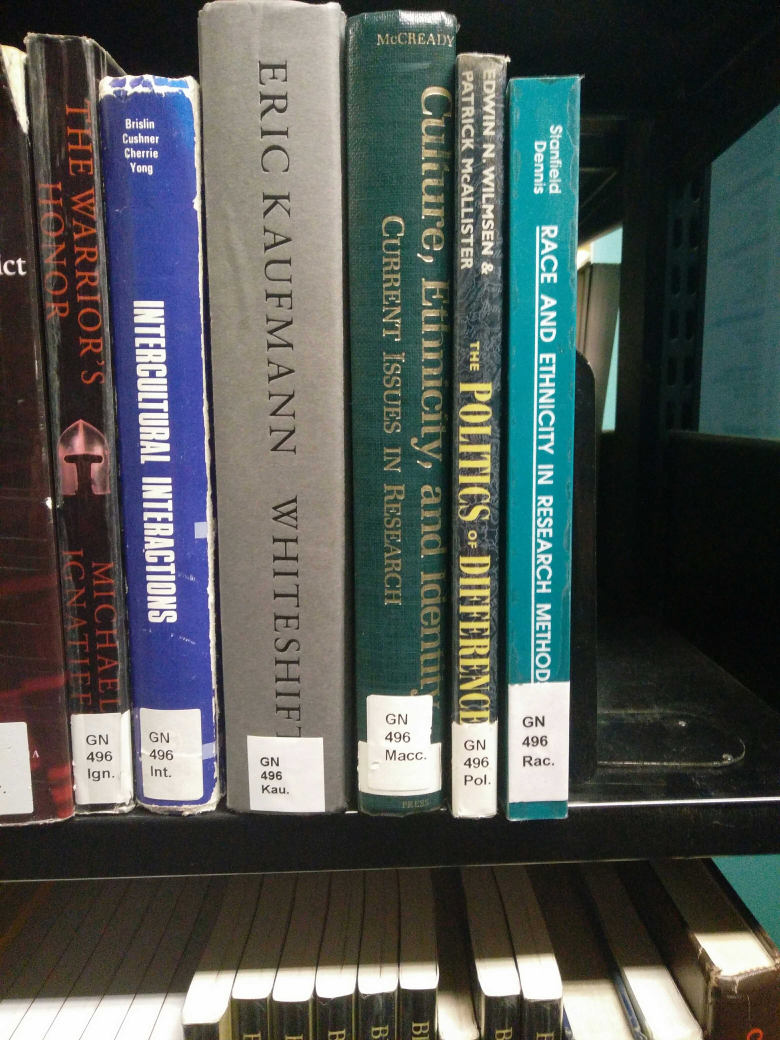
#> input picture notebooks/pictures/books1.jpg, 3120 x 4160 px (shown at 1/4 size)
$ jupyter execute contours.ipynb
#> lines starting #> are read from the running program, lines starting #| are printed output that depends on the picture; after the words box and inside, x2 and y2 are one past the last pixel; in counts of white or black regions, pixels touching at a corner belong together
[cell 1]
import numpy as np
import cv2 as cv
import matplotlib.pyplot as plt
import imutils

[cell 2]
img = cv.imread('pictures/books1.jpg')
#> img is the input picture: shape (4160, 3120, 3); mean B, G, R 83.9, 86.4, 80.7
img_bin = cv.imread('pictures/book_1_bin.jpg', 0)
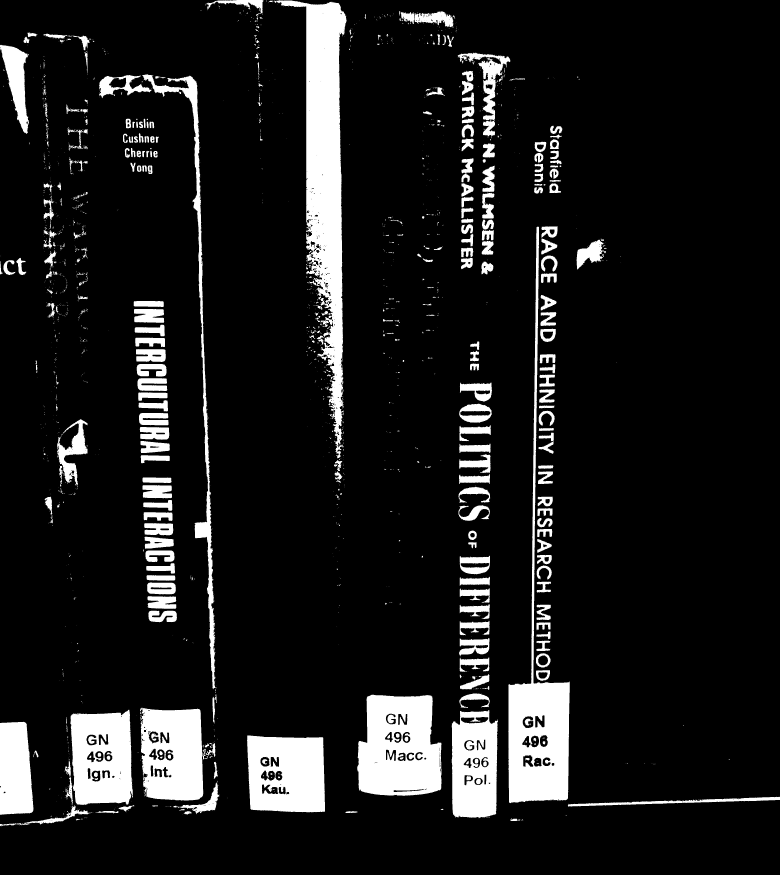
#> input picture notebooks/pictures/book_1_bin.jpg, 3120 x 3500 px (shown at 1/4 size)
#> img_bin is the input picture: shape (3500, 3120); min 0, max 255, mean 28.2

[cell 3]
fig = plt.figure(figsize=(16,12))
plt.imshow(img_bin, cmap='gray')
plt.show()

[cell 4]
contours, hierarchy = cv.findContours(img_bin, cv.RETR_TREE, cv.CHAIN_APPROX_SIMPLE)
#> contours = 30295 contours, 28742 with area under 20; largest, box (x1, y1, x2, y2) and area: (1072, 0, 1392, 1944) 202721, (2032, 904, 2280, 3216) 173484, (1424, 2776, 1768, 3184) 116960, (0, 2832, 544, 3311) 101317, (984, 2936, 1304, 3256) 89865

[cell 5]
# result = cv.drawContours(img, contours, -1, (0, 255, 0), 3)

[cell 6]
#fig = plt.figure(figsize=(16,12))
#plt.imshow(result)
#plt.show()

[cell 7]
contour_areas = list(map(cv.contourArea, contours))
#> contour_areas = 30295 items
sorted_contours = sorted(contours, key=lambda x: cv.contourArea(x), reverse=True)
#> sorted_contours has the same summary as contours

[cell 8]
plt.figure(figsize=(18,12))
plt.hist(list(filter(lambda x: x > 50000, contour_areas)))
plt.show()
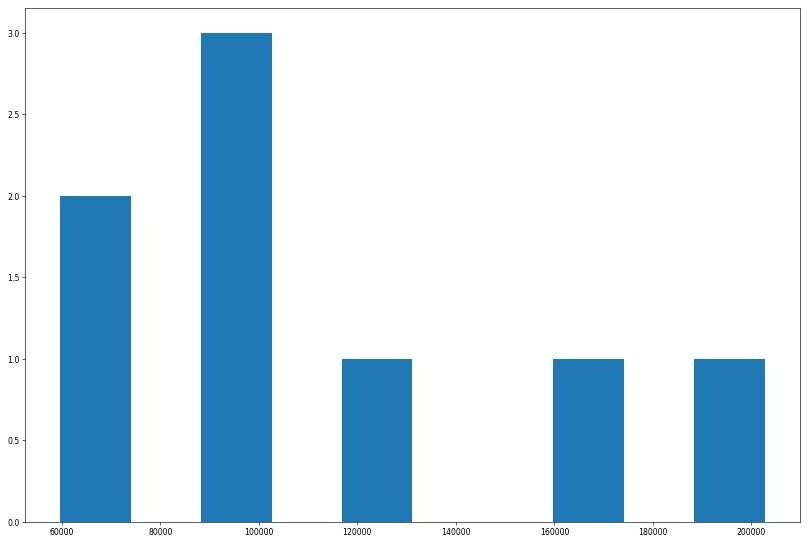
#> figure drawn by matplotlib, 1 panel; tallest bar 3 high, from x = 88303.4 to 102605.6

[cell 9]
largest_contours = sorted_contours[:6]
#> largest_contours = 6 contours; box (x1, y1, x2, y2) and area: (1072, 0, 1392, 1944) 202721, (2032, 904, 2280, 3216) 173484, (1424, 2776, 1768, 3184) 116960, (0, 2832, 544, 3311) 101317, (984, 2936, 1304, 3256) 89865, (551, 2824, 864, 3208) 88928

[cell 10]
# [5 lines of commented-out code are left out]

[cell 11]
approximated_contours = []

for contour in largest_contours:
    epsilon = 0.05 * cv.arcLength(contour, True)
    approx = cv.approxPolyDP(contour, epsilon, True)
    approximated_contours.append(approx)
#> this loop made 6 passes
#> (epsilon, approx) on passes 1 to 6: (743.3, [[1076, 0], [1353, 1943]]), (942.1, [[2231, 904], [2050, 3215]]), (144, [[1474, 2776], [1433, 3167], [1758, 3167], [1727, 2777]]), (307.8, [[518, 2832], [1, 3309]]), (113.9, [[985, 2936], [1000, 3236], [1302, 3247], [1294, 2945]]), (183.4, [[562, 2824], [576, 3190], [814, 3191], [799, 2833]])
#> after the loop, approximated_contours = 6 contours, 3 with area under 20; largest, box (x1, y1, x2, y2) and area: (1433, 2776, 1759, 3168) 112857, (985, 2936, 1303, 3248) 91840, (562, 2824, 815, 3192) 85902

[cell 12]
result_approx_contours = cv.drawContours(img, approximated_contours, -1, (0, 0, 255), 3)

plt.figure(figsize=(16,12))
plt.imshow(result_approx_contours)
plt.show()

[cell 13]
img_cropped = cv.imread('pictures/book1_bin_cropped.jpg', 0)
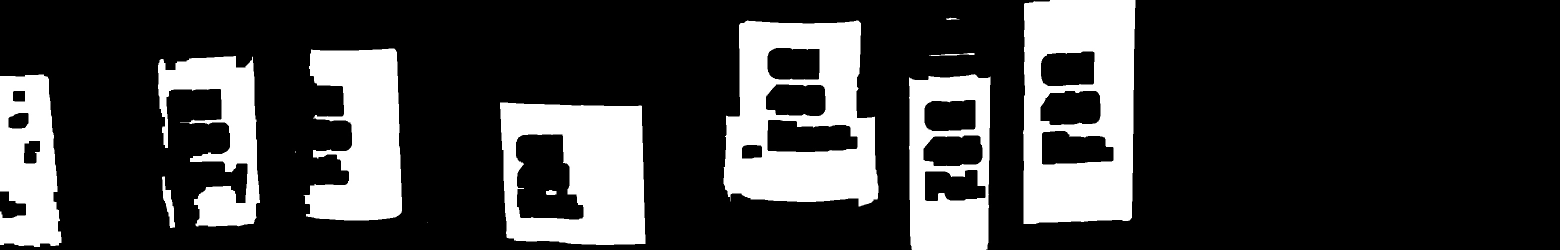
#> input picture notebooks/pictures/book1_bin_cropped.jpg, 3120 x 500 px (shown at 1/2 size)
#> img_cropped is the input picture: shape (500, 3120); min 0, max 255, mean 58.5
contours, hierarchy = cv.findContours(img_cropped, cv.RETR_TREE, cv.CHAIN_APPROX_SIMPLE)
#> contours = 1564 contours, 1485 with area under 20; largest, box (x1, y1, x2, y2) and area: (2040, 0, 2272, 448) 96728, (1440, 40, 1760, 416) 95320, (1000, 205, 1296, 496) 77320, (1816, 144, 1984, 500) 54530, (602, 96, 808, 448) 47548
contour_areas = list(map(cv.contourArea, contours))
#> contour_areas = 1564 values, max 96728 at index 1385, min 0 at index 0, mean 338.3
sorted_contours = sorted(contours, key=lambda x: cv.contourArea(x), reverse=True)
#> sorted_contours has the same summary as contours
largest_contours = sorted_contours[:6]
#> largest_contours = 6 contours; box (x1, y1, x2, y2) and area: (2040, 0, 2272, 448) 96728, (1440, 40, 1760, 416) 95320, (1000, 205, 1296, 496) 77320, (1816, 144, 1984, 500) 54530, (602, 96, 808, 448) 47548, (0, 144, 128, 496) 34988

[cell 14]
plt.figure(figsize=(18,12))
plt.hist(list(filter(lambda x: x > 50000, contour_areas)))
plt.show()
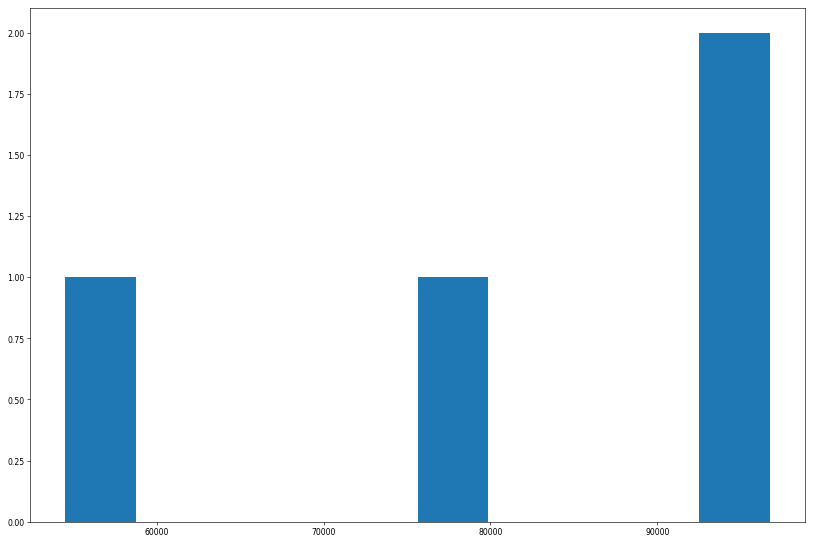
#> figure drawn by matplotlib, 1 panel; tallest bar 2 high, from x = 92508.1 to 96728

[cell 15]
approximated_contours = []

for contour in largest_contours:
    epsilon = 0.05 * cv.arcLength(contour, True)
    approx = cv.approxPolyDP(contour, epsilon, True)
    approximated_contours.append(approx)
#> this loop made 6 passes
#> (epsilon, approx) on passes 1 to 6: (94.24, [[2048, 0], [2047, 447], [2263, 447], [2270, 0]]), (130.3, [[1482, 42], [1456, 406], [1750, 407], [1727, 41]]), (76.8, [[1000, 205], [1008, 474], [1290, 487], [1282, 208]]), (74.87, [[1981, 153], [1816, 152], [1820, 499], [1983, 486]]), (138.5, [[621, 96], [608, 433], [795, 437], [797, 96]]), (96.84, [[0, 152], [0, 489], [117, 495]])
#> after the loop, approximated_contours = 6 contours; box (x1, y1, x2, y2) and area: (1456, 41, 1751, 408) 98368, (2047, 0, 2271, 448) 97893, (1000, 205, 1291, 488) 77204, (608, 96, 798, 438) 61544, (1816, 152, 1984, 500) 55778, (0, 152, 118, 496) 19714

[cell 16]
result_approx_contours = cv.drawContours(cv.cvtColor(img_cropped,cv.COLOR_GRAY2RGB), approximated_contours, -1, (255, 0, 0), 3)
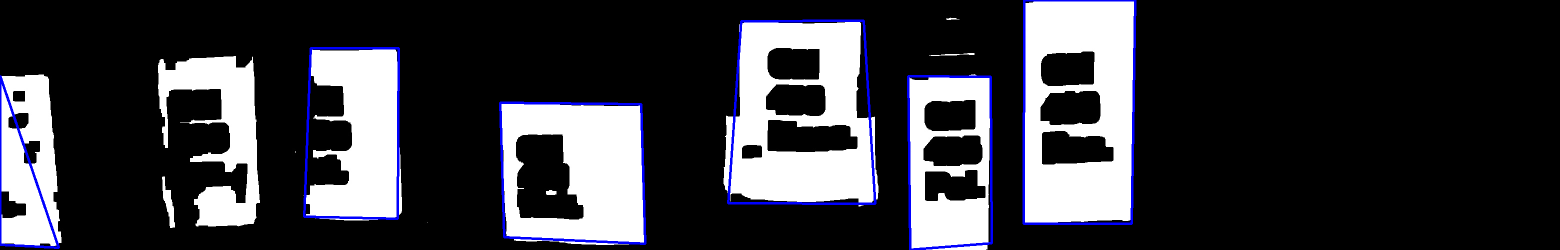
#> result_approx_contours: shape (500, 3120, 3) (shown at 1/2 size); mean B, G, R 61.4, 56.2, 56.2

plt.figure(figsize=(16,12))
plt.imshow(result_approx_contours)
plt.show()

[cell 17]
result_rectangles = cv.cvtColor(img_cropped,cv.COLOR_GRAY2RGB)

for contour in approximated_contours:
    (x,y,w,h) = cv.boundingRect(contour)
    result_rectangles = cv.rectangle(result_rectangles, (x,y), (x+w,y+h), (0,255,0), 2)
#> this loop made 6 passes
#> (contour, x, y, w, h) on passes 1 to 6: ([[2048, 0], [2047, 447], [2263, 447], [2270, 0]], 2047, 0, 224, 448), ([[1482, 42], [1456, 406], [1750, 407], [1727, 41]], 1456, 41, 295, 367), ([[1000, 205], [1008, 474], [1290, 487], [1282, 208]], 1000, 205, 291, 283), ([[1981, 153], [1816, 152], [1820, 499], [1983, 486]], 1816, 152, 168, 348), ([[621, 96], [608, 433], [795, 437], [797, 96]], 608, 96, 190, 342), ([[0, 152], [0, 489], [117, 495]], 0, 152, 118, 344)
#> pass 1, `result_rectangles = cv.rectangle(result_rectangles, (x,y), (x+w,y+h), ..`:
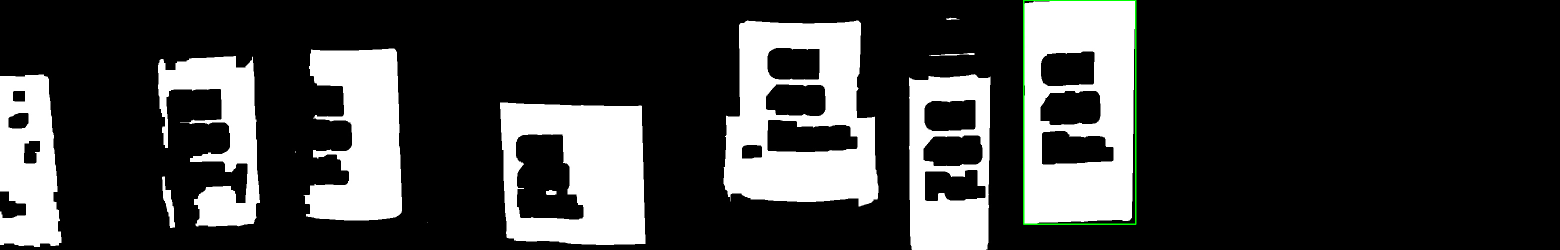
#> result_rectangles: shape (500, 3120, 3) (shown at 1/2 size); 0.24% of pixels changed, all inside (x1, y1, x2, y2) = (2046, 0, 2273, 450)
#> pass 2, `result_rectangles = cv.rectangle(result_rectangles, (x,y), (x+w,y+h), ..`:
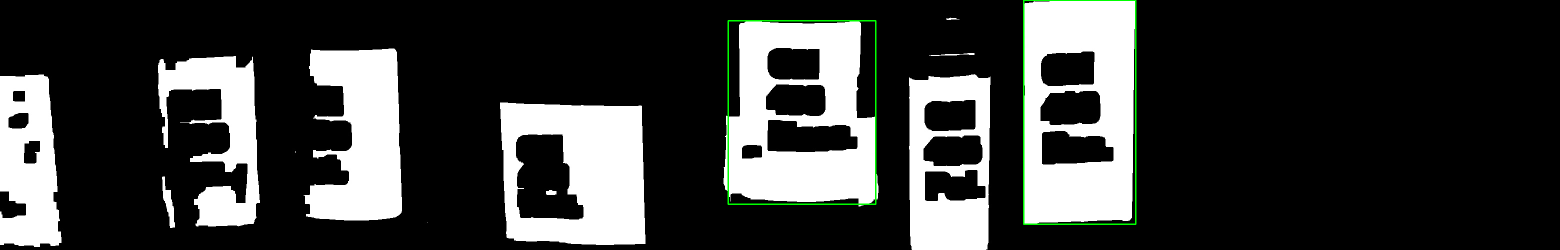
#> result_rectangles: shape (500, 3120, 3) (shown at 1/2 size); 0.25% of pixels changed, all inside (x1, y1, x2, y2) = (1455, 40, 1753, 410)
#> pass 3, `result_rectangles = cv.rectangle(result_rectangles, (x,y), (x+w,y+h), ..`:
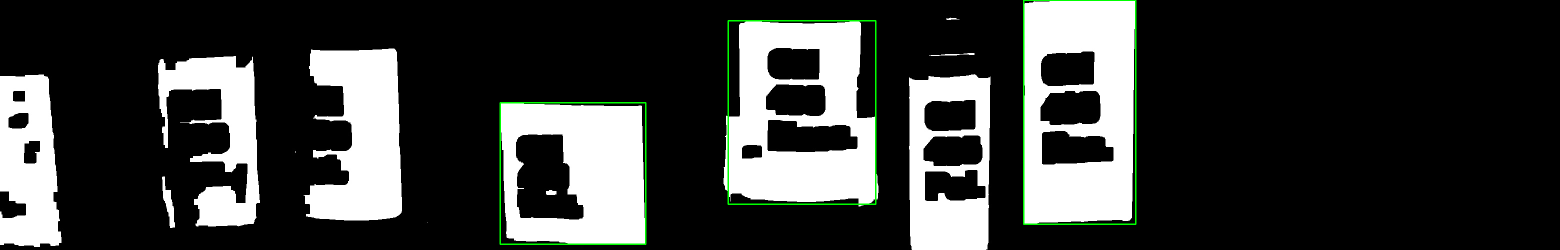
#> result_rectangles: shape (500, 3120, 3) (shown at 1/2 size); 0.22% of pixels changed, all inside (x1, y1, x2, y2) = (999, 204, 1293, 490)
#> after the loop:
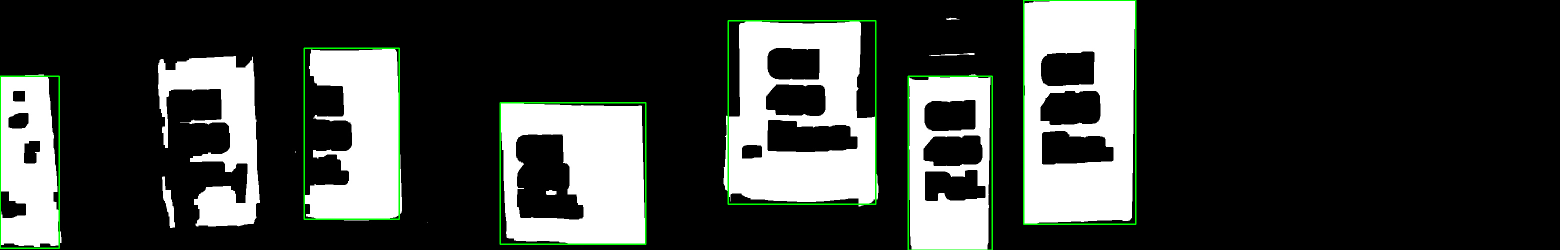
#> result_rectangles: shape (500, 3120, 3) (shown at 1/2 size); 0.54% of pixels changed, all inside (x1, y1, x2, y2) = (0, 95, 1986, 500)
